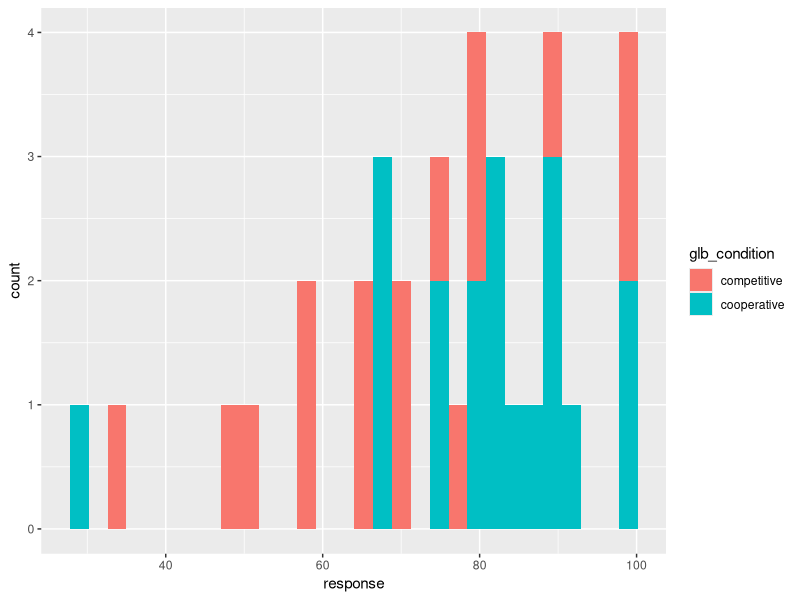
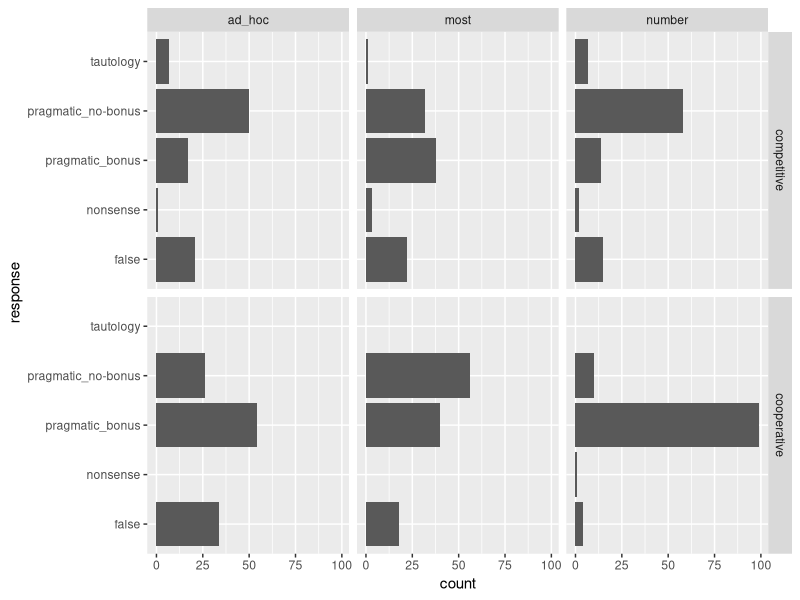
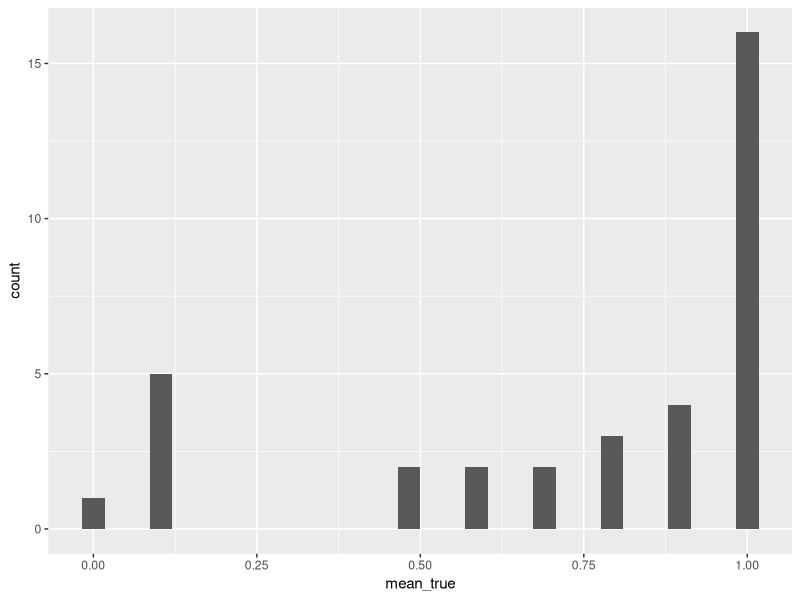
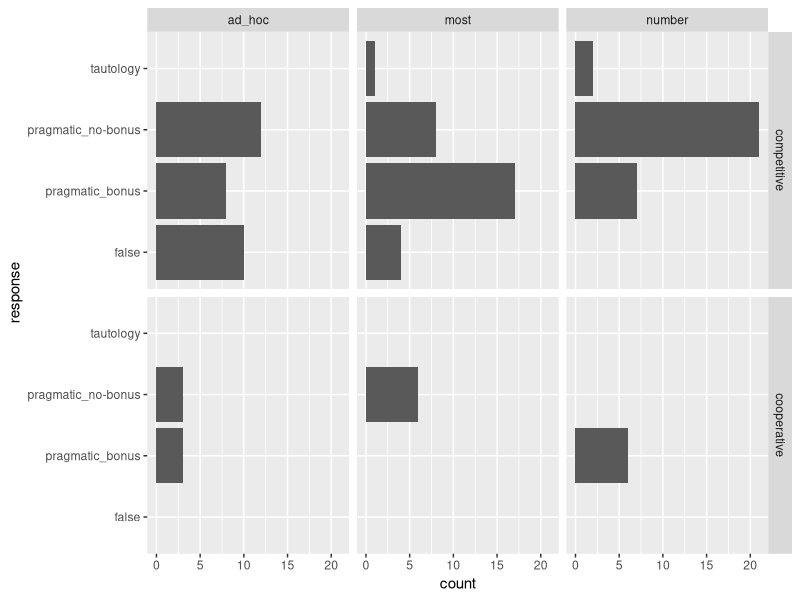

The R source for these figures, in order:
## ---- chunk 1
knitr::opts_chunk$set(echo = TRUE)
library(tidyverse)
d = read_csv('../../data/04_forcedChoice_pilot_01/data_raw.csv') %>% 
  filter(! prolific_id %in% c("Nausicaa", "test by MF"))
## ---- chunk 2
# check colorblindness
color_blindness_failures = filter(d, trial_type == "color_blindness_test") %>%
  select(prolific_id, correct, response) %>% 
  mutate(correct = ifelse(correct == response,1,0)) %>% 
  group_by(prolific_id) %>% 
  summarize(mean_correct = mean(correct)) %>% 
  filter(mean_correct < 1) %>% 
  pull(prolific_id)

d = filter(d, ! prolific_id %in% color_blindness_failures)

message("Number of failures on color blindness test: ", length(color_blindness_failures))
## ---- chunk 3
filter(d, trial_type == "performance_rating") %>% 
  mutate(response = as.numeric(response)) %>% 
  ggplot(aes(x = response, fill = glb_condition)) + geom_histogram()
## ---- chunk 4
filter(d, trial_type == "performance_rating") %>% 
  mutate(response = as.numeric(response)) %>% 
  group_by(glb_condition) %>% 
  summarize(mean_rating = mean(response) %>% round(2))
## ---- chunk 5
filter(d, trial_type == "sentence_completion", ! condition %in% c("all", "none")) %>% 
  select(prolific_id, condition, glb_condition, condition, response) %>% 
  ggplot(aes(x = response)) + geom_bar() +
  facet_grid(glb_condition~condition) + coord_flip()
## ---- chunk 6
d_tvj = filter(d, trial_type == "truth_value_judgements") %>% 
  mutate(response = ifelse(response == "true", 1, 0))

d_summary_id = d_tvj %>% group_by(submission_id, trigger, condition) %>% 
  summarize(mean_true = mean(response)) %>% arrange(submission_id) %>% 
  filter(condition == "implicature") 

d_summary_id_imp = d_summary_id %>% filter(trigger != "number") %>% 
  group_by(submission_id) %>% 
  summarize(mean_true = mean(mean_true)) 

d_summary_id_imp %>% 
  ggplot(aes(x = mean_true)) + geom_histogram()
## ---- chunk 7
filter(d, submission_id %in% (filter(d_summary_id_imp, mean_true < 0.5) %>% pull(submission_id ))) %>% 
  filter(trial_type == "sentence_completion", ! condition %in% c("all", "none")) %>% 
  select(prolific_id, condition, glb_condition, condition, response) %>% 
  ggplot(aes(x = response)) + geom_bar() +
  facet_grid(glb_condition~condition) + coord_flip()
